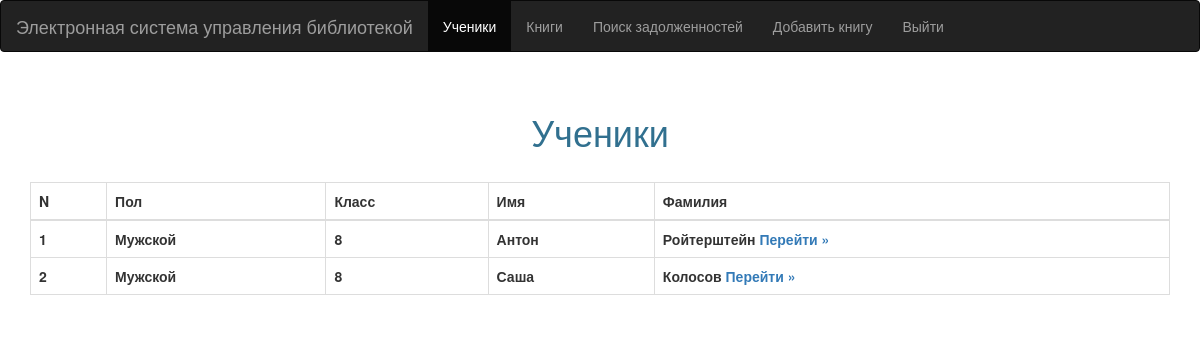
Page /get_students on the earlier database version.
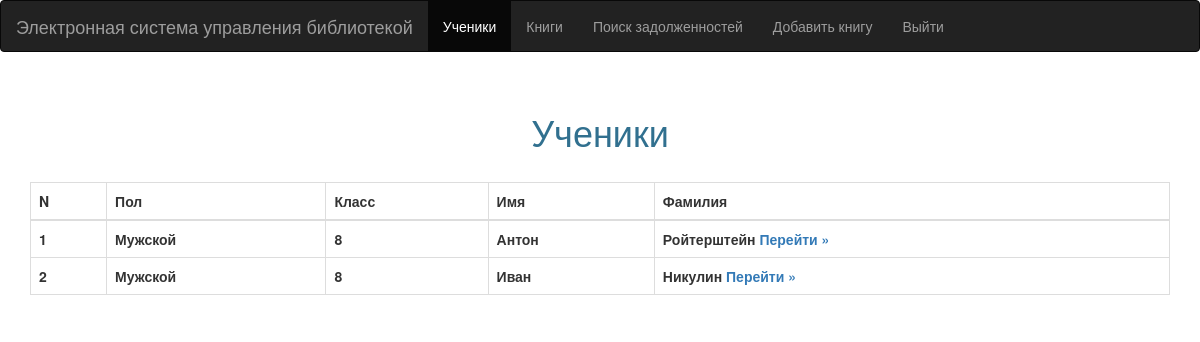
Same page on the later database version.
### tables this page shows
CREATE TABLE Main_Tab(ID INTEGER PRIMARY KEY AUTOINCREMENT, Sex int NULL, Grade int NULL, First_Name nvarchar(150), Last_Name nvarchar(150), ID_Vk nvarchar(100), gym nvarchar(100) NULL);

### server.py (the view)
@app.route('/get_students', methods=['GET', 'POST'])
def get_students():
    stud = executes_for_web.select_tab(0)
    return render_template('stud.html', stud=stud)

### executes_for_web.py (called while the page is built)
def select_tab(tab):
    print('Trying to connect:')
    try:
        connection = sqlite3.connect('TSL.db', timeout=10)
        print('Connected')
    except:
        print('Could not connect')
    cursor = connection.cursor()
    if tab:
        return list(map(lambda x: x[:-1], cursor.execute("select * from Books_Tab").fetchall()))
    return list(map(lambda x: x[:-2], cursor.execute("select * from Main_Tab").fetchall()))
    connection.close()

### templates/stud.html
{%extends "layer.html"%}
{% block body %}
<nav class="navbar navbar-inverse">
    <div class="container-fluid">
        <div class="navbar-header">
            <span class="navbar-brand">Электронная система управления библиотекой</span>
        </div>
        <div>
            <ul class="nav navbar-nav">
                <li class="active"><a href="{{ url_for('get_students')}}">Ученики</a></li>
                <li><a href="{{ url_for('get_books')}}">Книги</a></li>
                <li><a href="{{ url_for('main') }}" >Поиск задолженностей</a></li>
                <li><a href="{{ url_for('addbook') }}" >Добавить книгу</a></li>
                <li><a href="{{ url_for('logout') }}">Выйти</a></li>
            </ul>
        </div>
    </div>
</nav>
<br>
<div class="container" align="center">
    <h1 class="text-info">Ученики</h1>
    <br>
     <div class="table-responsive">
        <table class="table table-hover table-bordered">
            <thead>
            <tr class="text-priority">
                <th>N</th>
                <th>Пол</th>
                <th>Класс</th>
                <th>Имя</th>
                <th>Фамилия</th>
            </tr>
           </thead>
            <tbody>
            {%for i in stud%}
            <tr>
                <th>{{i[0]}}</th>
                {% if i[1] == 1 %}
                <th>Мужской</th>
                {% else %}
                <th>Женский</th>
                {% endif %}
                <th>{{i[2]}}</th>
                <th>{{i[3]}}</th>
                <th>{{i[4]}} <a href="{{ url_for('student', name=i[3]+ '_' +i[4])}}">Перейти &raquo;</a></th>
            </tr>
            {% endfor %}
            </tbody>
        </table>
    </div>
</div>
{%endblock%}

Differences in the rows shown:
changed Main_Tab id 2: First_Name "Саша" → "Иван"; Last_Name "Колосов" → "Никулин"
